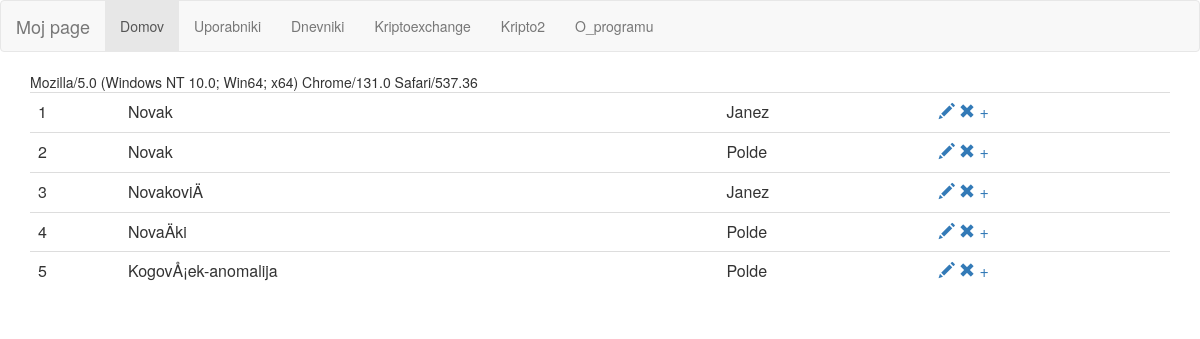
/uporabniki/index.php, run on the app's committed database.
### tables this page shows
CREATE TABLE IF NOT EXISTS `users` (
  `ID` int(11) NOT NULL AUTO_INCREMENT,
  `priimek` varchar(35) NOT NULL,
  `ime` varchar(20) NOT NULL,
  PRIMARY KEY (`ID`)
);

### uporabniki/index.php (called while the page is built)
<?php
include_once ('../html_header.php');
require_once('model/Model_05.php');
require_once('control/controller.php');
require_once('view/view_01.php'); require_once('view/view_02.php');
$conn = new mysqli('localhost','root','','test');
$db = new Database($conn);
$user = new User($db);
$controller = new Controller($user);
$controller->index($_GET);

### uporabniki/model/model_05.php (called while the page is built, shortened)
<?php
class Database {
   protected $_conn;
   public function __construct($connection) {
       $this->_conn = $connection;
   }
   public function executeRawSQL($sql) {
	   $rs=$this->_conn->query($sql);
	   return $this->tableFromResult($rs);
   }
   public function tableFromResult($rs){
	   $retVal=[];
	   while(  ( $v=$rs->fetch_assoc() ) !=null  )
	     $retVal[]=$v;
	   return $retVal;
	}
}
abstract class Model {
   public function __construct(Database $db) {
       $this->_db = $db;
   }
}
class User extends Model {
   private $usersTableName='users';
   public function getAll(){
	   $sql = "SELECT * FROM " . $this->usersTableName . " ";
	   return $this->_db->ExecuteRawSQL($sql);
   }
}

### uporabniki/view/view_01.php (the view)
<?php
class UserView {
    private $_model;
    public function __construct(Model $model) {
        $this->_model = $model;
    }
    public function output() {
	    $html='';
		$podatki = $this->_model->getAll();
		$html.= '<table class="table">';
		foreach ($podatki as $zapis){
			$html.= '<tr>'; $id=$zapis['ID'];
			   foreach($zapis as $podatek){
				   $html.= '<td>';
				      $html.= $podatek;
				   $html.= '</td>';
			   }
			   $html.='<td><span class="glyphicons glyphicons-edit"></span><a href="?action=uredi&id='.$id.'"><span class="glyphicon glyphicon-pencil"></span></a> <a href="?action=odstrani&id='.$id.'"><span class="glyphicon glyphicon-remove"></span></a> <a href="?action=vnesi"><span class="glyphicons glyphicon-plus"></span></a> </td>';
			$html.= '</tr>';
		}
		$html.= '</table>';
        return $html;
    }
}

### html_header.php (shortened to what this page needs)
<?php
$meni = ['Domov'=>'','Uporabniki'=>'','Dnevniki'=>'','Kriptoexchange'=>'','Kripto2'=>'','O_programu'=>''];
function echoMeni($meni){
	$none=0;
	if ($none==0) $meni['Domov']='active';
	foreach($meni as $k=>$el){
	   echo '<li class="'.$el.'"';
	   echo '><a href="/mvc_php_4d_f02/';
	      if($k != 'Domov')
			   echo $k;
	   echo '">'.$k.'</a></li>';
	}
}
echo '
<html lang="en">
<head>
  <title>Moj Pejđ</title>
  <meta charset="utf-8">
  <meta name="viewport" content="width=device-width, initial-scale=1">
  <link rel="stylesheet" href="https://maxcdn.bootstrapcdn.com/bootstrap/3.3.7/css/bootstrap.min.css">
  <script src="https://ajax.googleapis.com/ajax/libs/jquery/3.3.1/jquery.min.js"></script>
  <script src="https://maxcdn.bootstrapcdn.com/bootstrap/3.3.7/js/bootstrap.min.js"></script>
  <script type="text/javascript" src="https://s3.amazonaws.com/dynatable-docs-assets/js/jquery.dynatable.js"></script>
  <link rel="stylesheet" type="text/css" href="https://s3.amazonaws.com/dynatable-docs-assets/css/jquery.dynatable.css">
</head>
<body>
<nav class="navbar navbar-default">
  <div class="container-fluid">
    <div class="navbar-header">
      <a class="navbar-brand" href="#">Moj page</a>
    </div>
    <ul class="nav navbar-nav">';
	      echoMeni($meni);
  echo '
    </ul>
  </div>
</nav>
<div class="container">
 ';
 echo '<div>';

### uporabniki/control/Controller.php (shortened to what this page needs)
<?php
class Controller {
    private $user;
    public function __construct(User $user) {
        $this->user = $user;
    }
    public function index($request) {
		 echo $_SERVER['HTTP_USER_AGENT'];
			require_once('view/view_01.php');
			$view = new UserView($this->user);
            echo $view->output();
    }
}

### data on the page
users: value "1", value "Novak", value "Janez"
users: value "2", value "Novak", value "Polde"
users: value "3", value "NovakoviÄ", value "Janez"
users: value "4", value "NovaÄki", value "Polde"
users: value "5", value "KogovÅ¡ek-anomalija", value "Polde"

### other printed values
$k "Domov"
$k "Uporabniki"
$k "Dnevniki"
$k "Kriptoexchange"
$k "Kripto2"
$k "O_programu"
$_SERVER['HTTP_USER_AGENT'] "Mozilla/5.0 (Windows NT 10.0; Win64; x64) Chrome/131.0 Safari/537.36"
